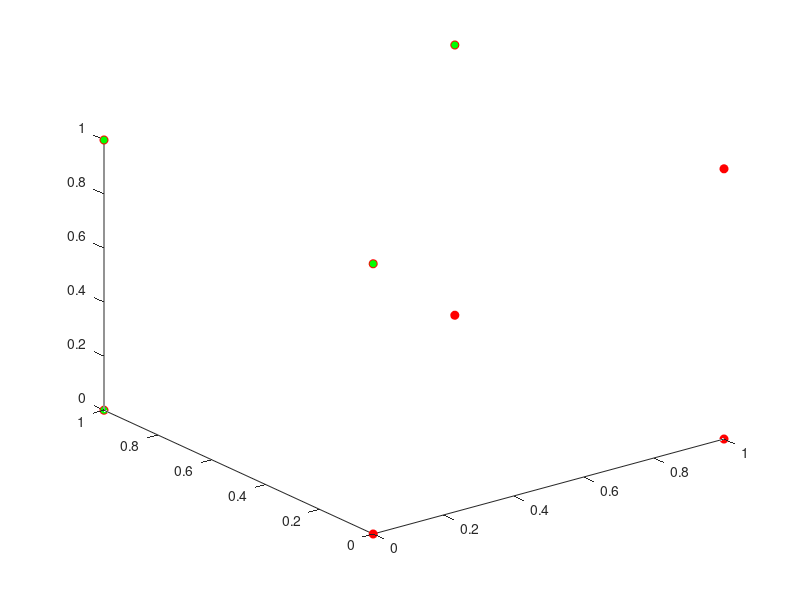

Reproduce this figure in MATLAB. (Note: this script raises an error after producing the figure.)
% 三维感知器算法 d(X)=w(1)*x1+w(2)*x2+w(3)*x3+w(4); 带旋转
clc;clear;
%%%%%%%%%%%%%%%预处理%%%%%%%%%%%%%%%
%样本8*3矩阵
X=[0,0,0;1,0,0;1,0,1;1,1,0;0,0,1;0,1,1;0,1,0;1,1,1];
%类别
class=[1,1,1,1,-1,-1,-1,-1];
%修改权重c
c=1;
% 初始化权重
w=[-1,-2,-2,0];
%判别准则是<=0的次数
err_count=1;
%M=3，N=8
[N,M]=size(X);
%增广X,同时负例乘-1
X=[X,ones(N,1)];
std=zeros(N,M+1);
for i=1:N
    std(i,:)=X(i,:)*class(i);
end

%%%%%%%%%%%%%%%迭代%%%%%%%%%%%%%%%
% 当错误次数为0时，即全部分类正确时停止
count=0;
fprintf('初始权重值为:w1=%d w2=%d w3=%d,w4=%d\n',w);
while(err_count>=1)
    err_count=0;
    for i=1:N
        if dot(w,std(i,:))<=0   %分类错误，惩罚，更改权重
            w=w+c*std(i,:);
            err_count=err_count+1;
            count=count+1;
            fprintf('第%d次更新权重值为:w1=%d w2=%d w3=%d,w4=%d\n',count,w);
            
            % %%%%%%%%%%%%%%画图%%%%%%%%%%%%%%%
            xmin=-2;xmax=2;ymin=-2;ymax=2;zmin=-2;zmax=2;
            axis([xmin xmax ymin ymax zmin zmax]);
        
            %散点图
            figure(1);
            plot3(X(1:4,1),X(1:4,2),X(1:4,3),'ro','MarkerFaceColor','r');%正例
            hold on
            plot3(X(5:8,1),X(5:8,2),X(5:8,3),'ro','MarkerFaceColor','g');%反例
            hold on
            fimplicit3(@(x1,x2,x3) w(1)*x1+w(2)*x2+w(3)*x3+w(4))
            hold off
            title(sprintf("第%d次迭代超平面", count));
            xlabel('x1');
            ylabel('x2');
            zlabel('x3');
            
            %绘制GIF
            drawnow;
            for i=1:36%旋转
                camorbit(10,0,'data',[0,0,1])%[0 0 1]表示按z轴旋转。36*10=360表示旋转一周
                drawnow
                F=getframe(gcf);
                I=frame2im(F);
                [I,map]=rgb2ind(I,256);
                if count == 1
                    imwrite(I,map,'感知器.gif','gif', 'Loopcount',inf,'DelayTime',0.1);
                else
                    imwrite(I,map,'感知器.gif','gif','WriteMode','append','DelayTime',0.1);
                end
            end
            F=getframe(gcf);
            I=frame2im(F);
            [I,map]=rgb2ind(I,256);
            if count == 1
                imwrite(I,map,'感知器.gif','gif', 'Loopcount',inf,'DelayTime',1);
            else
                imwrite(I,map,'感知器.gif','gif','WriteMode','append','DelayTime',1);
            end
            
        else                    %分类正确，奖励，不更改
            w=w;
        end
    end
end
